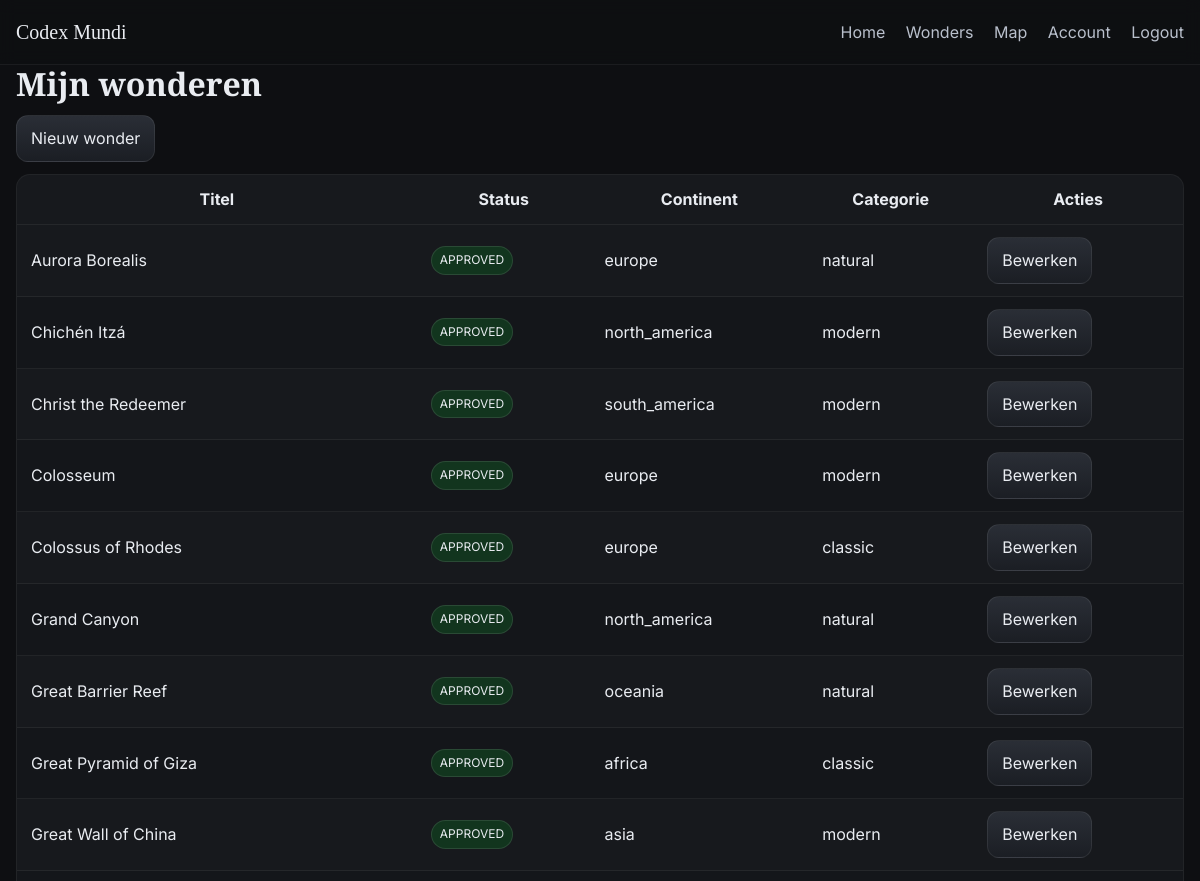
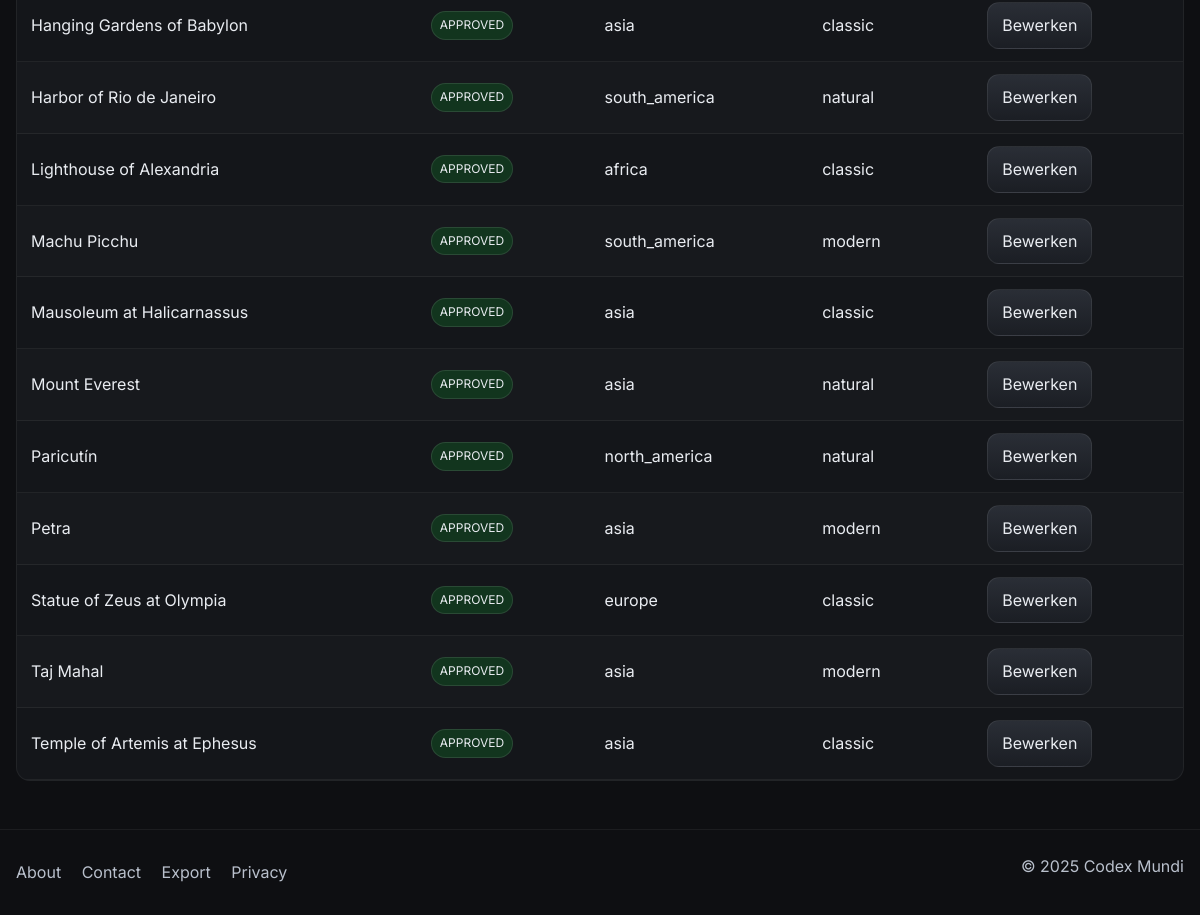
/dashboard/wonders.php (signed in), run on the app's committed database (2 pictures, top to bottom).
### tables this page shows
CREATE TABLE IF NOT EXISTS wonders (
	id INT UNSIGNED AUTO_INCREMENT PRIMARY KEY,
	slug VARCHAR(190) NOT NULL UNIQUE,
	title VARCHAR(190) NOT NULL,
	country VARCHAR(120) NOT NULL,
	summary TEXT,
	description LONGTEXT,
	myth LONGTEXT,
	category ENUM('classic','modern','natural') NOT NULL,
	continent ENUM('africa','asia','europe','north_america','south_america','oceania','antarctica') NOT NULL,
	year_built INT NULL,
	exists_now TINYINT(1) NOT NULL DEFAULT 1,
	status ENUM('draft','pending','approved') NOT NULL DEFAULT 'approved',
	lat DECIMAL(9,6) NULL,
	lng DECIMAL(9,6) NULL,
	created_by INT UNSIGNED NULL,
	created_at TIMESTAMP NOT NULL DEFAULT CURRENT_TIMESTAMP,
	updated_at TIMESTAMP NULL DEFAULT NULL ON UPDATE CURRENT_TIMESTAMP,
	INDEX(slug),
	INDEX(continent),
	INDEX(category),
	INDEX(status),
	CONSTRAINT fk_wonders_users FOREIGN KEY (created_by) REFERENCES users(id) ON DELETE SET NULL
);

### app/lib/helpers.php (called while the page is built, shortened)
<?php
function e(string $value): string {
	return htmlspecialchars($value, ENT_QUOTES | ENT_SUBSTITUTE, 'UTF-8');
}
function current_user(): ?array {
	return $_SESSION['user'] ?? null;
}

### app/models/Wonder.php (called while the page is built, shortened)
<?php
class Wonder
{
	public static function list(array $opts = []): array {
		$pdo = get_pdo();
		$page = max(1, (int)($opts['page'] ?? 1));
		$limit = max(1, min(60, (int)($opts['limit'] ?? 12)));
		$offset = ($page - 1) * $limit;
		$where = [];
		$params = [];
		$sqlWhere = $where ? ('WHERE ' . implode(' AND ', $where)) : '';
		$sort = $opts['sort'] ?? 'name';
		$orderBy = 'title ASC';
		$countStmt = $pdo->prepare("SELECT COUNT(*) AS c FROM wonders $sqlWhere");
		$countStmt->execute($params);
		$total = (int)$countStmt->fetchColumn();
		$sql = "SELECT * FROM wonders $sqlWhere ORDER BY $orderBy LIMIT $limit OFFSET $offset";
		$stmt = $pdo->prepare($sql);
		$stmt->execute($params);
		$rows = $stmt->fetchAll();
		return ['items' => $rows, 'total' => $total, 'page' => $page, 'limit' => $limit];
	}
}

### public/dashboard/wonders.php (the view, shortened to what this page needs)
<?php
require_once __DIR__ . '/../../app/lib/helpers.php';
require_once __DIR__ . '/../../app/models/Wonder.php';
$data = Wonder::list(['status'=>null,'limit'=>20]);
$items = $data['items'];
?>
<?php include __DIR__ . '/../partials/header.php'; ?>
<?php include __DIR__ . '/../partials/nav.php'; ?>
<main class="container">
	<h1>Mijn wonderen</h1>
	<a class="btn" href="/dashboard/wonder_new.php">Nieuw wonder</a>
	<table class="table" aria-label="Mijn records" style="margin-top:12px">
		<thead><tr><th>Titel</th><th>Status</th><th>Continent</th><th>Categorie</th><th>Acties</th></tr></thead>
		<tbody>
			<?php foreach($items as $w): ?>
			<tr>
				<td><?php echo e($w['title']); ?></td>
				<td>
					<span class="badge" style="background:<?php echo $w['status']==='draft'?'#2a2e36':($w['status']==='pending'?'#6ea8fe':'#12351e'); ?>;border-color:rgba(255,255,255,.1)">
						<?php echo strtoupper($w['status']); ?>
					</span>
				</td>
				<td><?php echo e($w['continent']); ?></td>
				<td><?php echo e($w['category']); ?></td>
				<td>
					<a class="btn" href="/dashboard/wonder_edit.php?id=<?php echo (int)$w['id']; ?>">Bewerken</a>
				</td>
			</tr>
			<?php endforeach; ?>
		</tbody>
	</table>
</main>
<?php include __DIR__ . '/../partials/footer.php'; ?>

### public/partials/header.php (shortened to what this page needs)
<!doctype html>
<html lang="nl">
<head>
	<link rel="stylesheet" href="/assets/css/main.css">
</head>
<body>

### public/partials/nav.php
<header class="site-header">
	<div class="container header-inner">
		<a class="logo" href="/">Codex Mundi</a>
		<nav class="main-nav" aria-label="Hoofdnavigatie">
			<a data-nav="/" href="/">Home</a>
			<a data-nav="/wonders.php" href="/wonders.php">Wonders</a>
			<a data-nav="/map.php" href="/map.php">Map</a>
			<?php if (current_user()): ?>
				<a data-nav="/dashboard/index.php" href="/dashboard/index.php">Account</a>
				<a href="/logout.php" class="sub">Logout</a>
			<?php else: ?>
				<a data-nav="/login.php" href="/login.php">Login</a>
				<a data-nav="/register.php" href="/register.php" class="sub">Register</a>
			<?php endif; ?>
		</nav>
	</div>
</header>

### public/partials/footer.php
<footer class="site-footer">
	<div class="container footer-inner">
		<nav aria-label="Footer">
			<a href="#">About</a>
			<a href="#">Contact</a>
			<a href="#">Export</a>
			<a href="#">Privacy</a>
		</nav>
		<p class="sub">© <?php echo date('Y'); ?> Codex Mundi</p>
	</div>
</footer>
</body>
</html>

### public/assets/css/main.css (style rules this page uses)
:root { --bg:#0e0f12;--card:#14161a;--muted:#1b1e24;--text:#e9ecf1;--sub:#b9c0cc;--accent:#d4af37;--accent-2:#6ea8fe;--ok:#2ecc71;--no:#e74c3c;--radius:14px;--maxw:1200px;--s4:4px;--s8:8px;--s12:12px;--s16:16px;--s24:24px }
* { box-sizing:border-box }
html,body { margin:0;padding:0;background:var(--bg);color:var(--text);font-family:Inter,system-ui,-apple-system,Segoe UI,Roboto,Helvetica,Arial,sans-serif;line-height:1.55 }
h1,h2,h3,h4 { font-family:"Playfair Display",serif;line-height:1.2;margin:0 0 var(--s12) }
p { margin:0 0 var(--s12) }
a { color:var(--accent-2);text-decoration:none }
.container { max-width:var(--maxw);margin:0 auto;padding:0 var(--s16) }
.btn { display:inline-flex;align-items:center;gap:8px;background:linear-gradient(180deg,#2a2e36,#1b1e24);border:1px solid rgba(255,255,255,.08);padding:10px 14px;border-radius:12px;color:var(--text);cursor:pointer;transition:transform .15s ease, outline-color .15s }
.badge { display:inline-block;padding:4px 8px;border-radius:999px;font-size:12px;border:1px solid rgba(255,255,255,.12) }
.site-header { position:sticky;top:0;z-index:40;background:rgba(14,15,18,.8);backdrop-filter:blur(8px);border-bottom:1px solid rgba(255,255,255,.06) }
.header-inner { display:flex;align-items:center;justify-content:space-between;height:64px }
.logo { font-family:"Playfair Display",serif;color:var(--text);font-size:20px }
.main-nav a { margin-left:16px;color:var(--sub);position:relative }
.site-footer { border-top:1px solid rgba(255,255,255,.06);margin-top:48px;padding:24px 0;color:var(--sub) }
.footer-inner { display:flex;align-items:center;justify-content:space-between }
.footer-inner nav a { margin-right:16px;color:var(--sub) }
.table { width:100%;border-collapse:separate;border-spacing:0;background:var(--card);border:1px solid rgba(255,255,255,.06);border-radius:var(--radius);overflow:hidden }
.table th,.table td { padding:12px 14px;border-bottom:1px solid rgba(255,255,255,.06) }
.table tr:nth-child(odd) { background:rgba(255,255,255,.01) }
.sub { color:var(--sub) }

### data on the page
wonders: title "Aurora Borealis", status "APPROVED", continent "europe", category "natural"
wonders: title "Chichén Itzá", status "APPROVED", continent "north_america", category "modern"
wonders: title "Christ the Redeemer", status "APPROVED", continent "south_america", category "modern"
wonders: title "Colosseum", status "APPROVED", continent "europe", category "modern"
wonders: title "Colossus of Rhodes", status "APPROVED", continent "europe", category "classic"
wonders: title "Grand Canyon", status "APPROVED", continent "north_america", category "natural"
wonders: title "Great Barrier Reef", status "APPROVED", continent "oceania", category "natural"
wonders: title "Great Pyramid of Giza", status "APPROVED", continent "africa", category "classic"
wonders: title "Great Wall of China", status "APPROVED", continent "asia", category "modern"
wonders: title "Hanging Gardens of Babylon", status "APPROVED", continent "asia", category "classic"
wonders: title "Harbor of Rio de Janeiro", status "APPROVED", continent "south_america", category "natural"
wonders: title "Lighthouse of Alexandria", status "APPROVED", continent "africa", category "classic"
wonders: title "Machu Picchu", status "APPROVED", continent "south_america", category "modern"
wonders: title "Mausoleum at Halicarnassus", status "APPROVED", continent "asia", category "classic"
wonders: title "Mount Everest", status "APPROVED", continent "asia", category "natural"
wonders: title "Paricutín", status "APPROVED", continent "north_america", category "natural"
wonders: title "Petra", status "APPROVED", continent "asia", category "modern"
wonders: title "Statue of Zeus at Olympia", status "APPROVED", continent "europe", category "classic"
wonders: title "Taj Mahal", status "APPROVED", continent "asia", category "modern"
wonders: title "Temple of Artemis at Ephesus", status "APPROVED", continent "asia", category "classic"
